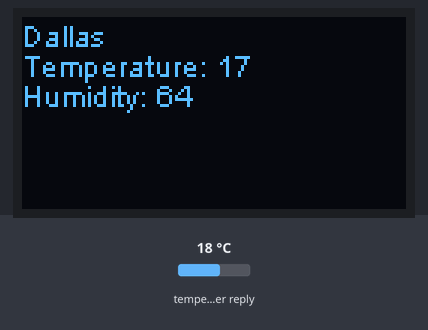
Simulated run of this sketch. Board: ESP8266 (NodeMCU). Shown: 128×64 one-colour display. The test bench sets the inputs (shaded band); at power-on: temperature in the weather reply 18 °C. WiFi joins after 1.5 s; servers stay silent unless stated; web services answer with replies made up by the test bench.

Above: at 2.8 s.
2.9 s: temperature in the weather reply set to -14 °C
At 13.2 s:
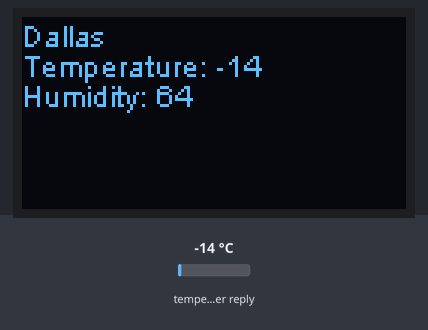
13.5 s: temperature in the weather reply set to -1 °C
At 23.1 s:
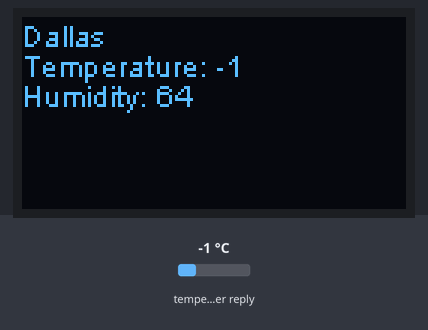
23.7 s: temperature in the weather reply set to 14 °C
At 33.9 s:
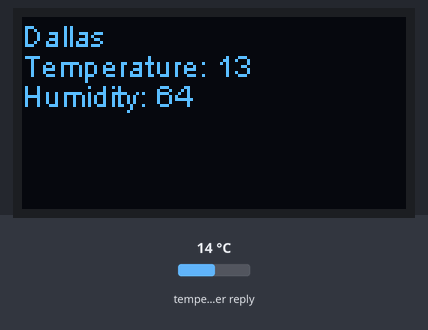
Timing chart, 0 to 35.4 s (numbered marks = the images above; inputs shaded):
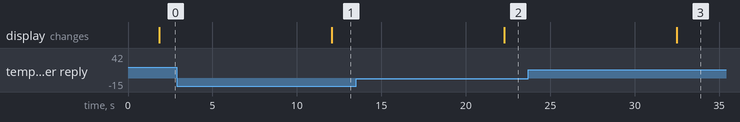

Measured:
- after the input at 2.9 s, the display: changes after 9.2 s (image 1)
- after the input at 13.5 s, the display: changes after 8.8 s (image 2)
- after the input at 23.7 s, the display: changes after 8.8 s (image 3)

The sketch:

weatherStationOled.c.ino
```cpp
#include <Arduino.h>
#include "SSD1306Wire.h"
#include <ESP8266WiFi.h>
#include <ESP8266HTTPClient.h>
#include <ArduinoJson.h>

SSD1306Wire display(0x3c, D3, D4); // I2C_DISPLAY_ADDRESS, SDA_PIN, SDC_PIN

StaticJsonDocument<800> doc;

void setup() {

  Serial.begin(115200);

  display.init();
  display.setContrast(255);
  display.clear();

  WiFi.begin("Wifi", "redhouse21");
  display.drawString(0, 10, "Connecting...");
  display.display();
  while (WiFi.status() != WL_CONNECTED)
  {
    delay(800);
  }
}

void loop() {
  display.clear();

  WiFiClient client;
  HTTPClient http;
  http.begin(client, "http://api.openweathermap.org/data/2.5/weather?q=Dallas,USA&APPID=8bc6d7b5ee9c41a095d50aed9f2d8e89");
  int httpCode = http.GET();

  String response = http.getString();

  deserializeJson(doc, response); // parse the json response
  int temp = doc["main"]["temp"];
  temp = temp - 273.15;
  int humid = doc["main"]["humidity"];
  const char* name = doc["name"];

  display.clear();
  display.drawString(0, 0, name);
  display.drawString(0, 10, "Temperature: " + String(temp));
  display.drawString(0, 20, "Humidity: " + String(humid));

  display.display();

  http.end(); //close

  delay(10000);
}
```
